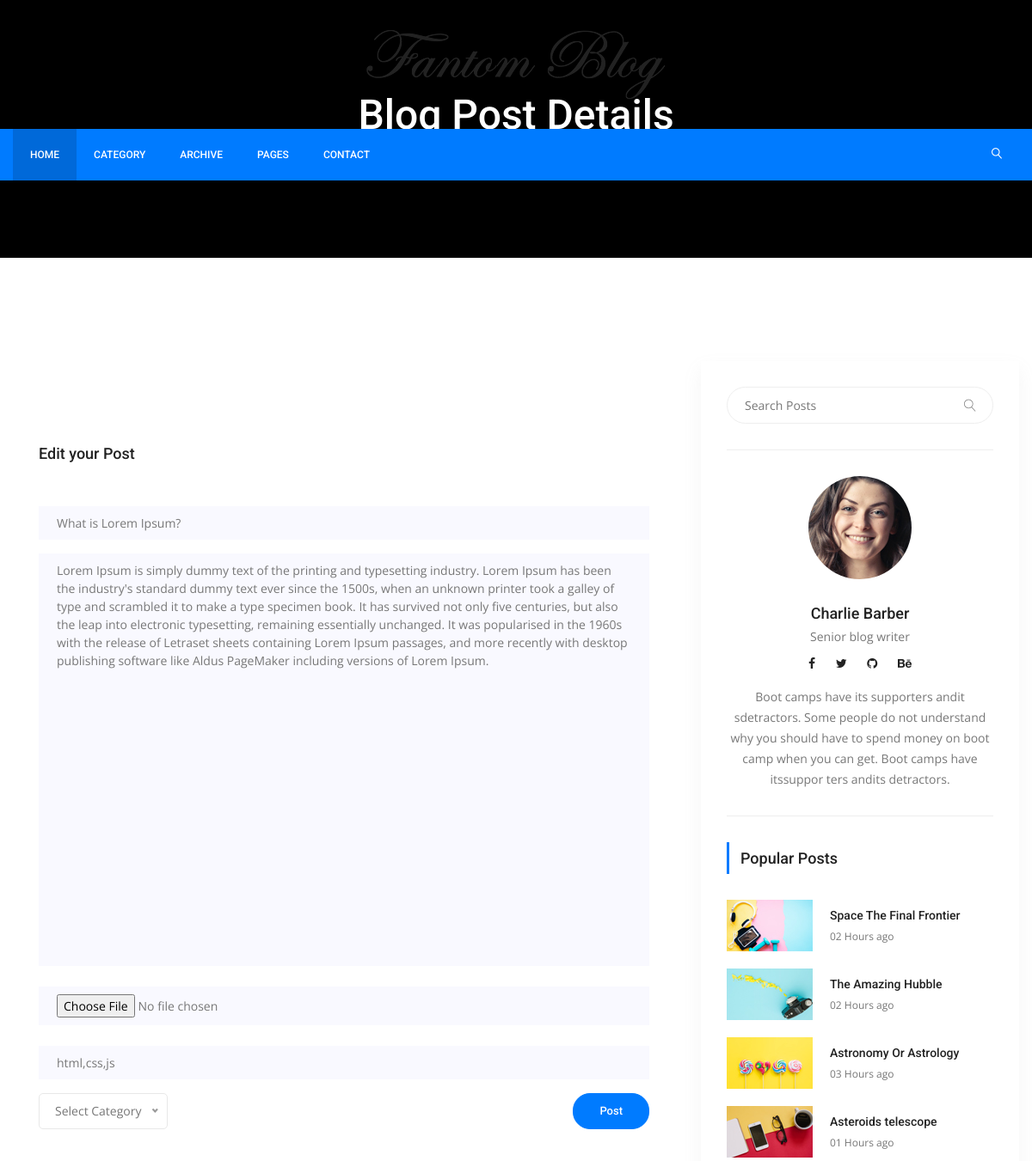
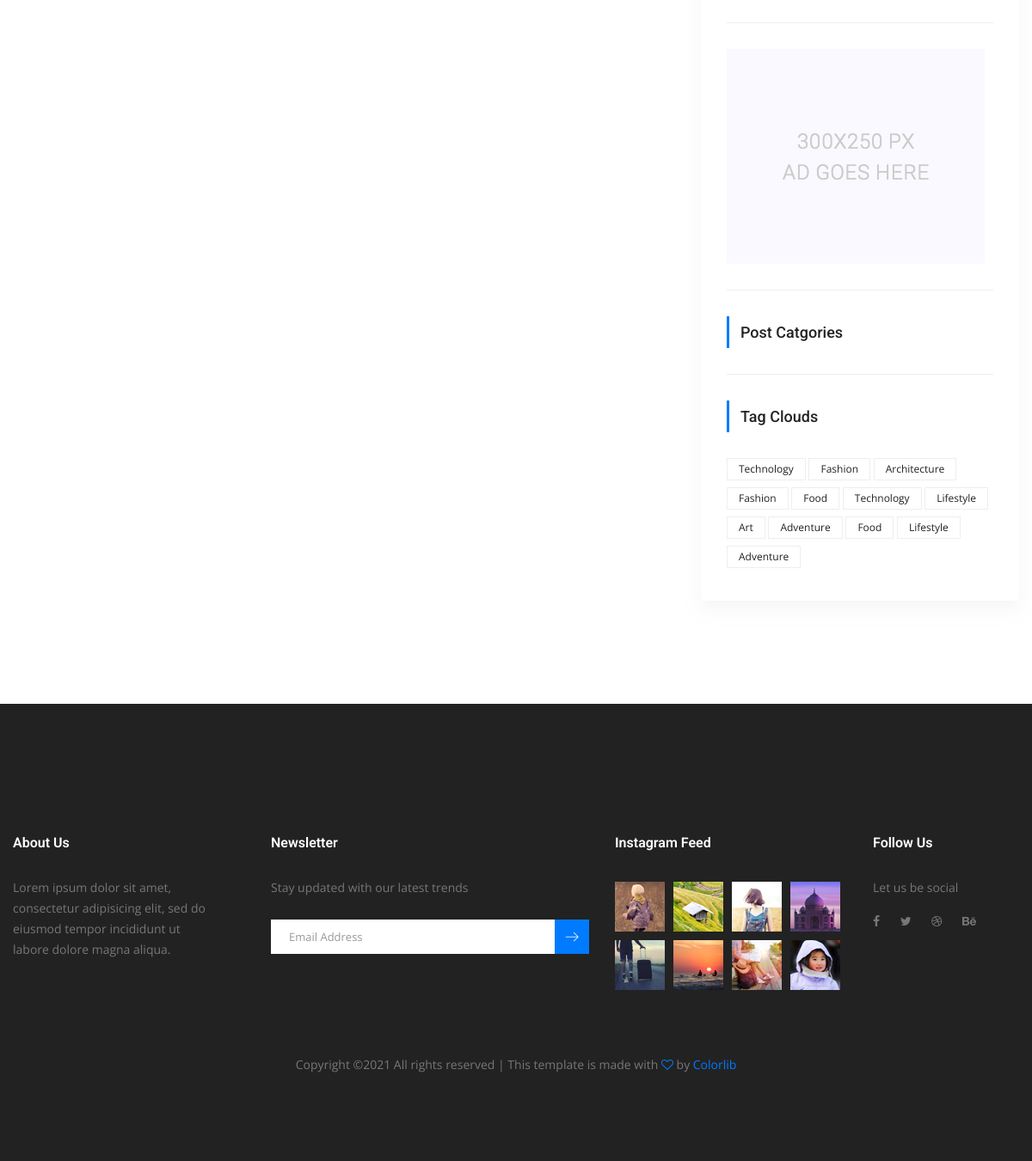
Screenshot of /updateblog/1 with the database file from the repository (2 pictures, top to bottom).
### posts/models.py (models this page shows, shortened)
class Post(models.Model):
    title = models.CharField(max_length=150)
    content = models.TextField()
    publishing_date = models.DateTimeField(auto_now_add= True)
    image = models.FileField(null=True)
    User = models.ForeignKey(User, on_delete=models.CASCADE, null=True)
    category = models.ForeignKey(Category, on_delete=models.CASCADE, default=1, related_name="post")
    tag = models.ManyToManyField(Tag, related_name="posts", blank=True)
    likecount = models.IntegerField(default=0)
    commentcount = models.IntegerField(default=0)

### posts/views.py (the view, shortened to what this page needs)
# urls.py: path('updateblog/<int:bid>', UpdateBlog, name='updateblog'),
def UpdateBlog(request, bid):
    blog = Post.objects.filter(id=bid).first()
    tags = blog.tag.all()
    s = ','.join([str(i) for i in tags])
    dic = {"allcat": All_category(), "blogdetails": blog, "tags" : s}
    return render(request, 'posts/updateblog.html', dic)

### posts/models.py (called while the page is built)
    def __str__(self):
        return self.name

### posts/views.py (called while the page is built)
def All_category():
    all_cat = Category.objects.all()
    li = []
    for i in all_cat:
        c = Post.objects.filter(category=i).count()
        li.append(c)
    z = zip(all_cat, li)
    return z

### posts/templates/posts/updateblog.html (shortened to what this page needs)
<!doctype html>
{% load static %}
<html lang="en">
    <head>
        <link rel="stylesheet" href="{% static 'css/bootstrap.css' %}">
        <link rel="stylesheet" href="{% static 'vendors/linericon/style.css' %}">
        <link rel="stylesheet" href="{% static 'css/font-awesome.min.css' %}">
        <link rel="stylesheet" href="{% static 'vendors/owl-carousel/owl.carousel.min.css' %}">
        <link rel="stylesheet" href="{% static 'vendors/lightbox/simpleLightbox.css' %}">
        <link rel="stylesheet" href="{% static 'vendors/nice-select/css/nice-select.css' %}">
        <link rel="stylesheet" href="{% static 'vendors/animate-css/animate.css' %}">
        <link rel="stylesheet" href="{% static 'vendors/jquery-ui/jquery-ui.css' %}">
        <link rel="stylesheet" href="{% static 'css/style.css' %}">
        <link rel="stylesheet" href="{% static 'css/responsive.css' %}">
    </head>
    <body>
         <header class="header_area">
            <div class="logo_part">
            	<div class="container">
            		<a class="logo" href="#"><img src= "{% static 'img/logo.png' %}" alt=""></a>
            	</div>
            </div>
			<div class="main_menu">
				<nav class="navbar navbar-expand-lg navbar-light">
					<div class="container">
						<div class="collapse navbar-collapse offset" id="navbarSupportedContent">
							<ul class="nav navbar-nav menu_nav">
								<li class="nav-item active"><a class="nav-link" href="index.html">Home</a></li>
								<li class="nav-item"><a class="nav-link" href="category.html">Category</a></li>
								<li class="nav-item"><a class="nav-link" href="archive.html">Archive</a></li>
								<li class="nav-item submenu dropdown">
									<a href="#" class="nav-link dropdown-toggle" data-toggle="dropdown" role="button" aria-haspopup="true" aria-expanded="false">Pages</a>
								</li>
								<li class="nav-item"><a class="nav-link" href="contact.html">Contact</a></li>
							</ul>
							<ul class="nav navbar-nav navbar-right ml-auto">
								<li class="nav-item"><a href="#" class="search"><i class="lnr lnr-magnifier"></i></a></li>
							</ul>
						</div>
					</div>
				</nav>
			</div>
        </header>
        <section class="banner_area">
            <div class="banner_inner d-flex align-items-center">
				<div class="container">
					<div class="banner_content text-center">
						<h2>Blog Post Details</h2>
						<div class="page_link">
							<a href="index.html">Home</a>
							<a href="single-blog.html">Post Details</a>
						</div>
					</div>
				</div>
            </div>
        </section>
        <section class="blog_area p_120 single-post-area">
            <div class="container">
                <div class="row">
                    <div class="col-lg-8">
                        <div class="comment-form">
                            <h4>Edit your Post</h4>
                          <form method="post" enctype="multipart/form-data">
                                  <div class="form-group">
                                    <input type="text" name="title" class="form-control" value="{{ blogdetails.title }}"  placeholder="Title" >
                                  </div>
                                  <div class="form-group">
                                   <textarea style="min-height:30rem;"  class="form-control mb-10"  name="content" placeholder="Content">{{ blogdetails.content }}</textarea>
                                  </div>
                                <div class="form-group">
                                    <input type="file" class="form-control  mt-4" name="img"  placeholder="Image" >
                                </div>
                                <div class="form-group">
                                    <input type="text" class="form-control  mt-4" name="tag" value="{{ tags }}" placeholder="Tags (seperated by coma)" >
                                </div>
                               <input type="submit" class="primary-btn submit_btn"  placeholder="Title" value="Post" >
                            </form>
                        </div>
        			</div>
                    <div class="col-lg-4">
                        <div class="blog_right_sidebar">
                            <aside class="single_sidebar_widget search_widget">
                                <div class="input-group">
                                    <input type="text" class="form-control" placeholder="Search Posts">
                                    <span class="input-group-btn">
                                        <button class="btn btn-default" type="button"><i class="lnr lnr-magnifier"></i></button>
                                    </span>
                                </div>
                                <div class="br"></div>
                            </aside>
                            <aside class="single_sidebar_widget author_widget">
                                <img class="author_img rounded-circle" src="{% static 'img/blog/author.png' %}" alt="">
                                <h4>Charlie Barber</h4>
                                <p>Senior blog writer</p>
                                <div class="social_icon">
                                    <a href="#"><i class="fa fa-facebook"></i></a>
                                    <a href="#"><i class="fa fa-twitter"></i></a>
                                    <a href="#"><i class="fa fa-github"></i></a>
                                    <a href="#"><i class="fa fa-behance"></i></a>
                                </div>
                                <p>Boot camps have its supporters andit sdetractors. Some people do not understand why you should have to spend money on boot camp when you can get. Boot camps have itssuppor ters andits detractors.</p>
                                <div class="br"></div>
                            </aside>
                            <aside class="single_sidebar_widget popular_post_widget">
                                <h3 class="widget_title">Popular Posts</h3>
                                <div class="media post_item">
                                    <img src="{% static 'img/blog/popular-post/post1.jpg' %}" alt="post">
                                    <div class="media-body">
                                        <a href="blog-details.html"><h3>Space The Final Frontier</h3></a>
                                        <p>02 Hours ago</p>
                                    </div>
                                </div>
                                <div class="media post_item">
                                    <img src="{% static 'img/blog/popular-post/post2.jpg' %}" alt="post">
                                    <div class="media-body">
                                        <a href="blog-details.html"><h3>The Amazing Hubble</h3></a>
                                        <p>02 Hours ago</p>
                                    </div>
                                </div>
                                <div class="media post_item">
                                    <img src="{% static 'img/blog/popular-post/post3.jpg' %}" alt="post">
                                    <div class="media-body">
                                        <a href="blog-details.html"><h3>Astronomy Or Astrology</h3></a>
                                        <p>03 Hours ago</p>
                                    </div>
                                </div>
                                <div class="media post_item">
                                    <img src="{% static 'img/blog/popular-post/post4.jpg' %}" alt="post">
                                    <div class="media-body">
                                        <a href="blog-details.html"><h3>Asteroids telescope</h3></a>
                                        <p>01 Hours ago</p>
                                    </div>
                                </div>
                                <div class="br"></div>
                            </aside>
                            <aside class="single_sidebar_widget">
                                <a href="#"><img class="img-fluid" src="{% static 'img/blog/add.jpg' %}" alt=""></a>
                                <div class="br"></div>
                            </aside>
                            <aside class="single_sidebar_widget post_category_widget">
                                <h4 class="widget_title">Post Catgories</h4>
                                <div class="br"></div>
                            </aside>
                            <aside class="single-sidebar-widget tag_cloud_widget">
                                <h4 class="widget_title">Tag Clouds</h4>
                                <ul class="list">
                                    <li><a href="#">Technology</a></li>
                                    <li><a href="#">Fashion</a></li>
                                    <li><a href="#">Architecture</a></li>
                                    <li><a href="#">Fashion</a></li>
                                    <li><a href="#">Food</a></li>
                                    <li><a href="#">Technology</a></li>
                                    <li><a href="#">Lifestyle</a></li>
                                    <li><a href="#">Art</a></li>
                                    <li><a href="#">Adventure</a></li>
                                    <li><a href="#">Food</a></li>
                                    <li><a href="#">Lifestyle</a></li>
                                    <li><a href="#">Adventure</a></li>
                                </ul>
                            </aside>
                        </div>
                    </div>
                </div>
            </div>
        </section>
       <footer class="footer-area">
            <div class="container">
                <div class="row">
                    <div class="col-lg-3  col-md-6 col-sm-6">
                        <div class="single-footer-widget">
                            <h6 class="footer_title">About Us</h6>
                            <p>Lorem ipsum dolor sit amet, consectetur adipisicing elit, sed do eiusmod tempor incididunt ut labore dolore magna aliqua.</p>
                        </div>
                    </div>
                    <div class="col-lg-4 col-md-6 col-sm-6">
                        <div class="single-footer-widget">
                            <h6 class="footer_title">Newsletter</h6>
                            <p>Stay updated with our latest trends</p>
                            <div id="mc_embed_signup">
                                <form target="_blank" action="https://spondonit.us12.list-manage.com/subscribe/post?u=1462626880ade1ac87bd9c93a&amp;id=92a4423d01" method="get" class="subscribe_form relative">
                                    <div class="input-group d-flex flex-row">
                                        <input name="EMAIL" placeholder="Email Address" onfocus="this.placeholder = ''" onblur="this.placeholder = 'Email Address '" required="" type="email">
                                        <button class="btn sub-btn"><span class="lnr lnr-arrow-right"></span></button>
                                    </div>
                                </form>
                            </div>
                        </div>
                    </div>
                    <div class="col-lg-3 col-md-6 col-sm-6">
                        <div class="single-footer-widget instafeed">
                            <h6 class="footer_title">Instagram Feed</h6>
                            <ul class="list instafeed d-flex flex-wrap">
                                <li><img src= "{% static 'img/instagram/Image-01.jpg' %}" alt=""></li>
                                <li><img src= "{% static 'img/instagram/Image-02.jpg' %}" alt=""></li>
                                <li><img src= "{% static 'img/instagram/Image-03.jpg' %}" alt=""></li>
                                <li><img src= "{% static 'img/instagram/Image-04.jpg' %}" alt=""></li>
                                <li><img src= "{% static 'img/instagram/Image-05.jpg' %}" alt=""></li>
                                <li><img src= "{% static 'img/instagram/Image-06.jpg' %}" alt=""></li>
                                <li><img src= "{% static 'img/instagram/Image-07.jpg' %}" alt=""></li>
                                <li><img src= "{% static 'img/instagram/Image-08.jpg' %}" alt=""></li>
                            </ul>
                        </div>
                    </div>
                    <div class="col-lg-2 col-md-6 col-sm-6">
                        <div class="single-footer-widget f_social_wd">
                            <h6 class="footer_title">Follow Us</h6>
                            <p>Let us be social</p>
                            <div class="f_social">
                            	<a href="#"><i class="fa fa-facebook"></i></a>
								<a href="#"><i class="fa fa-twitter"></i></a>
								<a href="#"><i class="fa fa-dribbble"></i></a>
								<a href="#"><i class="fa fa-behance"></i></a>
                            </div>
                        </div>
                    </div>
                </div>
                <div class="row footer-bottom d-flex justify-content-between align-items-center">
                    <p class="col-lg-12 footer-text text-center">
Copyright &copy;<script>document.write(new Date().getFullYear());</script> All rights reserved | This template is made with <i class="fa fa-heart-o" aria-hidden="true"></i> by <a href="https://colorlib.com" target="_blank">Colorlib</a>
</p>
                </div>
            </div>
        </footer>
    </body>
</html>

### posts/static/css/responsive.css (style rules this page uses)
@media (max-width:1619px) { .header_area .navbar .search { margin-left: 40px; } }

### rows the page displays
Post: title "What is Lorem Ipsum?", content "Lorem Ipsum is simply dummy text of the printing and typesetting industry. Lorem Ipsum has been the industry's standard dummy text ever since the 1500s, when an unknown printer took a galley of type and scrambled it to make a type specimen book. It has survived not only five centuries, but also the leap into electronic typesetting, remaining essentially unchanged. It was popularised in the 1960s with the release of Letraset sheets containing Lorem Ipsum passages, and more recently with desktop publishing software like Aldus PageMaker including versions of Lorem Ipsum."
